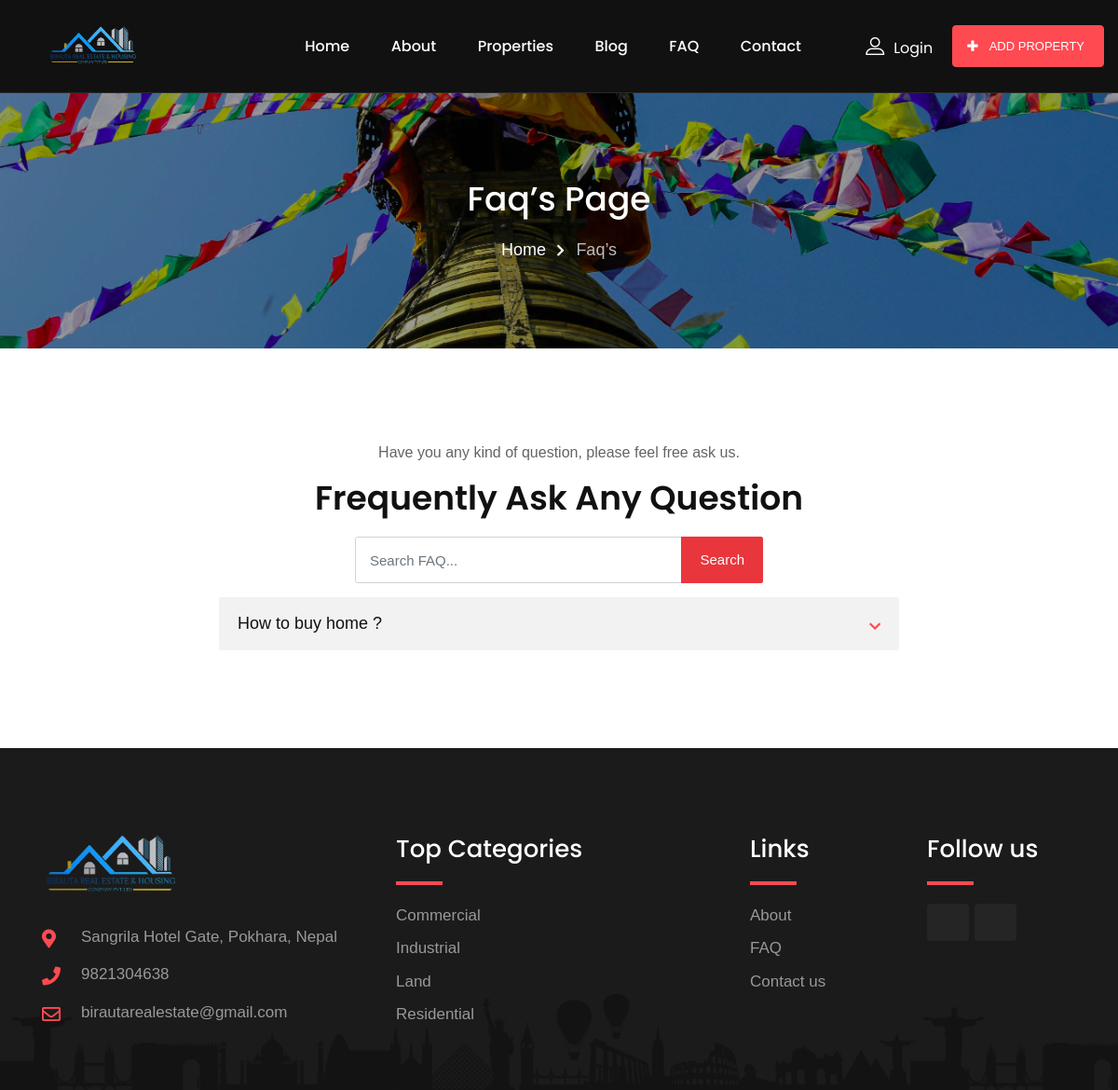
Screenshot of /faq/ with the database file from the repository.
### base/models.py (models this page shows, shortened)
class Faq(models.Model):
    question = models.TextField(help_text="Enter the FAQ question")
    answer = models.TextField(help_text="Enter the FAQ answer")
    created_at = models.DateTimeField(auto_now_add=True)
    updated_at = models.DateField(auto_now=True)
    class Meta:
        verbose_name_plural = "FAQs"

class About(models.Model):
    hero_image = models.ImageField(
        upload_to="about/images", help_text="Upload the about hero image (1921*251)"
    )
    side_image = models.ImageField(
        upload_to="about/images", help_text="Upload the about side image (690*767)"
    )
    footer_image = models.ImageField(
        upload_to="about/images", help_text="Upload the about footer image (1920*541)"
    )
    about_title = models.CharField(help_text="Enter the about title", max_length=500)
    about_text = models.TextField(
        help_text="Enter the about description", verbose_name="About description"
    )
    location = models.CharField(help_text="Enter the location", max_length=500)
    latitude = models.CharField(
        max_length=100,
        help_text="Enter the latitude",
        blank=True,
        null=True,
    )
    longitude = models.CharField(
        max_length=100,
        help_text="Enter the longitude",
        blank=True,
        null=True,
    )
    email = models.EmailField(help_text="Enter the email")
    phone = models.CharField(max_length=20, help_text="Enter the phone number")
    facebook = models.URLField(
        help_text="Enter the Facebook URL", blank=True, null=True
    )
    instagram = models.URLField(
        help_text="Enter the Instagram URL", blank=True, null=True
    )
    twitter = models.URLField(
        help_text="Enter the X (Formerly Twitter) URL",
        verbose_name="X (Formerly Twitter)",
        blank=True,
        null=True,
    )
    linkedin = models.URLField(
        help_text="Enter the LinkedIn URL", blank=True, null=True
    )
    dribble = models.CharField(
        help_text="Enter the Dribble URL", blank=True, null=True, max_length=500
    )
    rss = models.CharField(
        help_text="Enter the RSS URL", blank=True, null=True, max_length=500
    )
    vk = models.CharField(
        help_text="Enter the VK URL", blank=True, null=True, max_length=500
    )
    linkedin = models.URLField(
        help_text="Enter the LinkedIn URL", blank=True, null=True
    )
    skype = models.CharField(
        max_length=1000,
        help_text="Enter the Skype ID",
        blank=True,
        null=True,
    )
    google_plus = models.CharField(
        help_text="Enter the Google Plus URL",
        blank=True,
        null=True,
        max_length=500,
    )
    pinterest = models.URLField(
        help_text="Enter the Pinterest URL",
        blank=True,
        null=True,
    )
    about_youtube_url = models.URLField(
        help_text="Enter the Youtube Video URL that you want to show in about section",
        blank=True,
        null=True,
    )
    created_at = models.DateField(auto_now_add=True)
    updated_at = models.DateField(auto_now=True)
    class Meta:
        verbose_name_plural = "About"

### listing/models.py (models this page shows, shortened)
class ListingCategory(models.Model):
    name = models.CharField(max_length=1000, help_text="Enter the category name")
    logo = models.ImageField(
        upload_to="listing/images/",
        help_text="Upload the category logo(80*80)",
        verbose_name="Category Logo",
    )
    created_at = models.DateTimeField(auto_now_add=True)
    updated_at = models.DateTimeField(auto_now=True)
    class Meta:
        verbose_name_plural = "Property Categories"
        ordering = ("name",)

### base/views.py (the view)
# urls.py: path("faq/", views.faq, name="faq"),
def faq(request):
    faqs = Faq.objects.all().order_by("-created_at")
    faq_image = SiteImage.objects.get(place="faq")
    form = FAQSearchForm(request.GET)
    if form.is_valid():
        search_term = form.cleaned_data["search"]
        faqs = faqs.filter(question__icontains=search_term) | faqs.filter(
            answer__icontains=search_term
        )
    return render(
        request, "base/faq.html", {"faqs": faqs, "faq_image": faq_image, "form": form}
    )

### base/forms.py
class FAQSearchForm(forms.Form):
    search = forms.CharField(
        widget=forms.TextInput(
            attrs={
                "class": "form-control",
                "placeholder": "Search FAQ...",
                "style": "height: 50px; font-size: 15px; padding:15px;",
            }
        )
    )

### base/context_processor.py (called while the page is built)
def add_global_context(request):
    context_about = About.objects.first()
    context_profile_image = SiteImage.objects.filter(place="profile_hero").first()
    context_category = ListingCategory.objects.annotate(
        num_listings=Count("category_listing")
    ).order_by("-num_listings")[:5]
    context_ad_image = SiteImage.objects.filter(place="ad").first()
    return {
        "context_about": context_about,
        "context_category": context_category,
        "context_ad_image": context_ad_image,
        "context_profile_image": context_profile_image,
        "context_pages": None,
    }

### base/templates/base/faq.html (shortened to what this page needs)
{% extends "base.html" %}
{% load static %}
{% block main %}
<section class="inner-page-banner bg-common inner-page-top-margin overlay-dark-40"
    data-bg-image="{{ faq_image.image.url }}">
    <div class="container">
        <div class="row">
            <div class="col-12">
                <div class="breadcrumbs-area">
                    <h1>Faq’s Page</h1>
                    <ul>
                        <li>
                            <a href="{% url 'home' %}" >Home</a>
                        </li>
                        <li>Faq’s</li>
                    </ul>
                </div>
            </div>
        </div>
    </div>
</section>
<section class="faq-wrap-layout1 padding-top-10 padding-bottom-10">
    <div class="container">
        <div class="section-heading heading-dark heading-center mb-0">
            <div class="item-sub-title">Have you any kind of question, please feel free ask us.</div>
            <h2 class="item-title">Frequently Ask Any Question</h2>
        </div>
        <div class="row d-flex justify-content-center">
            <div class="col-md-8 col-sm-9 col-12">
                <div class="faq-box-layout1" id="accordion">
                    <div class="d-flex justify-content-center align-items-center vh-100 mb-4 mt-0">
                        <form method="get" style="width: 60%;">
                            <ul class="form-items">
                                <li>
                                    <div class="input-group stylish-input-group">
                                        {{ form.search }}
                                        <span class="input-group-append">
                                            <button class="btn btn-outline-secondary" type="submit" style="height: 50px; background-color: #E9363D; font-size: 15px; color:white; border-style:none; padding: 0 20px;">
                                                Search
                                            </button>
                                        </span>
                                    </div>
                                </li>
                            </ul>
                        </form>
                    </div>
                    {% for faq in faqs %}
                    <div class="card single-item">
                        <div class="card-header item-nav">
                            <a class="collapsed" data-parent="#accordion" data-toggle="collapse"
                            href="#collapse{{ forloop.counter }}">
                        {{faq.question}}
                            </a>
                        </div>
                    </div>
                    {% endfor %}
                </div>
            </div>
        </div>
    </div>
</section>
{% endblock main %}

### base/templates/base.html (shortened to what this page needs)
{% load static %}
<!DOCTYPE html>
<html class="no-js" lang="">
<head>
    <link href="{% static 'base/css/normalize.css' %}" rel="stylesheet" />
    <link href="{% static 'base/css/main.css' %}" rel="stylesheet" />
    <link href="{% static 'base/css/bootstrap.min.css' %}" rel="stylesheet" />
    <link href="{% static 'base/css/animate.min.css' %}" rel="stylesheet" />
    <link href="{% static 'base/css/fontawesome-all.min.css' %}" rel="stylesheet" />
    <link href="{% static 'base/fonts/flaticon.css' %}" rel="stylesheet" />
    <link href="{% static 'base/css/slick.css' %}" rel="stylesheet" />
    <link href="{% static 'base/css/slick-theme.css' %}" rel="stylesheet" />
  <link href="{% static 'base/css/nouislider.min.css' %}" rel="stylesheet" />
    <link href="{% static 'base/css/magnific-popup.css' %}" rel="stylesheet" />
    <link href="{% static 'base/css/owl.carousel.min.css' %}" rel="stylesheet" />
    <link href="{% static 'base/css/owl.theme.default.min.css' %}" rel="stylesheet" />
    <link href="{% static 'base/style.css' %}" rel="stylesheet" />
    <link href="{% static 'base/css/select2.min.css' %}" rel="stylesheet" />
    <link href="{% static 'base/css/jquery.datetimepicker.css' %}" rel="stylesheet" />
</head>
<body>
    <div class="wrapper" id="wrapper">
        <header id="site-header" class="header-one">
            <div class="header-main header-sticky bg--dark">
                <div class="container-fluid">
                    <div class="row">
                        <div class="col-lg-2 col-12">
                            <div class="site-logo">
                                <a href="{% url 'home' %}" class="main-logo"><img src= "{% static 'base/img/logo.png' %}" alt="Site Logo"></a>
                            </div>
                        </div>
                        <div class="col-lg-7 col-12 possition-static">
                            <nav class="site-nav">
                                <ul class="site-menu">
                                    <li><a  href="{% url 'home' %}" >Home</a>
                                    </li>
                                    <li><a  href="{% url 'about' %}" >About</a></li>
                                    <li>
                                        <a  href="{% url 'listing' %}" >Properties</a>
                                    </li>
                                    <li><a  href="{% url 'blog_list' %}" >Blog</a>
                                    </li>
                                    <li><a  href="{% url 'faq' %}" >FAQ</a>
                                    </li>
                                    <li><a  href="{% url 'contact' %}" >Contact</a></li>
                                </ul>
                            </nav>
                        </div>
                        <div class="col-lg-3 d-none d-lg-flex align-items-center justify-content-end">
                            <div class="nav-action-elements">
                                <ul>
                                    <li>
                                    {% if user.is_authenticated %}
                                        <a href="{% url 'profile' %}">
                                            <button type="button" class="login-btn">
                                                <i class="flaticon-profile"></i>{{ user.username }}
                                            </button>
                                        </a>
                                    {% else %}
                                    <a href="{% url 'account_login' %}">
                                        <button type="button" class="login-btn" data-toggle="modal" data-target="#myModal">
                                            <i class="flaticon-profile"></i>Login
                                        </button>
                                    </a>
                                    {% endif %}
                                    </li>
                                     <li>
                                        <a  href="{% url 'add_listing' %}" class="ghost-btn"><i class="fas fa-plus"></i>ADD PROPERTY</a>
                                    </li>
                                </ul>
                            </div>
                        </div>
                    </div>
                </div>
            </div>
        </header>
        {% block main %}
        {% endblock main %}
        <footer>
            <section class="footer-top-wrap">
                <div class="container">
                    <div class="row">
                        <div class="single-item col-lg-4 col-md-6 col-12">
                            <div class="footer-box">
                                <div class="footer-logo">
                                    <a href="index.html"><img alt="footer-logo" class="img-fluid" style="width:150px !important;"
                                            src="{% static 'base/img/footer-logo.png' %}" /></a>
                                </div>
                                <div class="footer-about">
                                </div>
                                <div class="footer-contact-info">
                                    <ul>
                                        <li><i class="fas fa-map-marker-alt"></i>{{ context_about.location }}</li>
                                        <li><i class="fas fa-phone"></i>{{ context_about.phone }}</li>
                                        <li><i class="far fa-envelope"></i>{{ context_about.email }}</li>
                                    </ul>
                                </div>
                            </div>
                        </div>
                        <div class="single-item col-lg-4 col-md-6 col-12">
                            <div class="footer-box">
                                <div class="footer-header">
                                    <h3>Top Categories</h3>
                                </div>
                                <div class="widget_nav_menu">
                                    <ul>
                                        {% for category in context_category %}
                                            <li>
                                                <a href="{% url 'listing' %}?business_category={{ category.id }}">{{ category.name }}</a>
                                            </li>
                                        {% endfor %}
                                    </ul>
                                </div>
                            </div>
                        </div>
                        <div class="single-item col-lg-2 col-md-6 col-12">
                            <div class="footer-box">
                                <div class="footer-header">
                                    <h3>Links</h3>
                                </div>
                                <div class="widget_nav_menu">
                                    <ul>
                                        <li><a href="{% url 'about' %}">About</a></li>
                                        <li><a href="{% url 'faq' %}">FAQ</a></li>
                                        <li><a href="{% url 'contact' %}">Contact us</a></li>
                                    </ul>
                                </div>
                            </div>
                        </div>
                        <div class="single-item col-lg-2 col-md-6 col-12">
                            <div class="footer-box">
                                <div class="footer-header">
                                    <h3>Follow us</h3>
                                </div>
                                <div class="footer-social">
                                    <ul>
                                    {% if context_about.facebook %}
                                        <li><a href="{{ context_about.facebook }}" target="_blank"><i class="fab fa-facebook-f"></i></a></li>
                                    {% endif %}
                                    {% if context_about.instagram %}
                                        <li><a href="{{ context_about.instagram }}" target="_blank"><i class="fab fa-instagram"></i></a></li>
                                    {% endif %}
                                    </ul>
                                </div>
                            </div>
                        </div>
                    </div>
                </div>
            </section>
        </footer>
    </div>
</body>
</html>

### base/static/base/css/main.css (style rules this page uses)
html { color: #222; font-size: 1em; line-height: 1.4; }
audio, canvas, iframe, img, svg, video { vertical-align: middle; }

### rows the page displays
Faq: question "How to buy home ?"
About: location "Sangrila Hotel Gate, Pokhara, Nepal", phone "9821304638", email "birautarealestate@gmail.com"
ListingCategory: name "Commercial"
ListingCategory: name "Industrial"
ListingCategory: name "Land"
ListingCategory: name "Residential"
